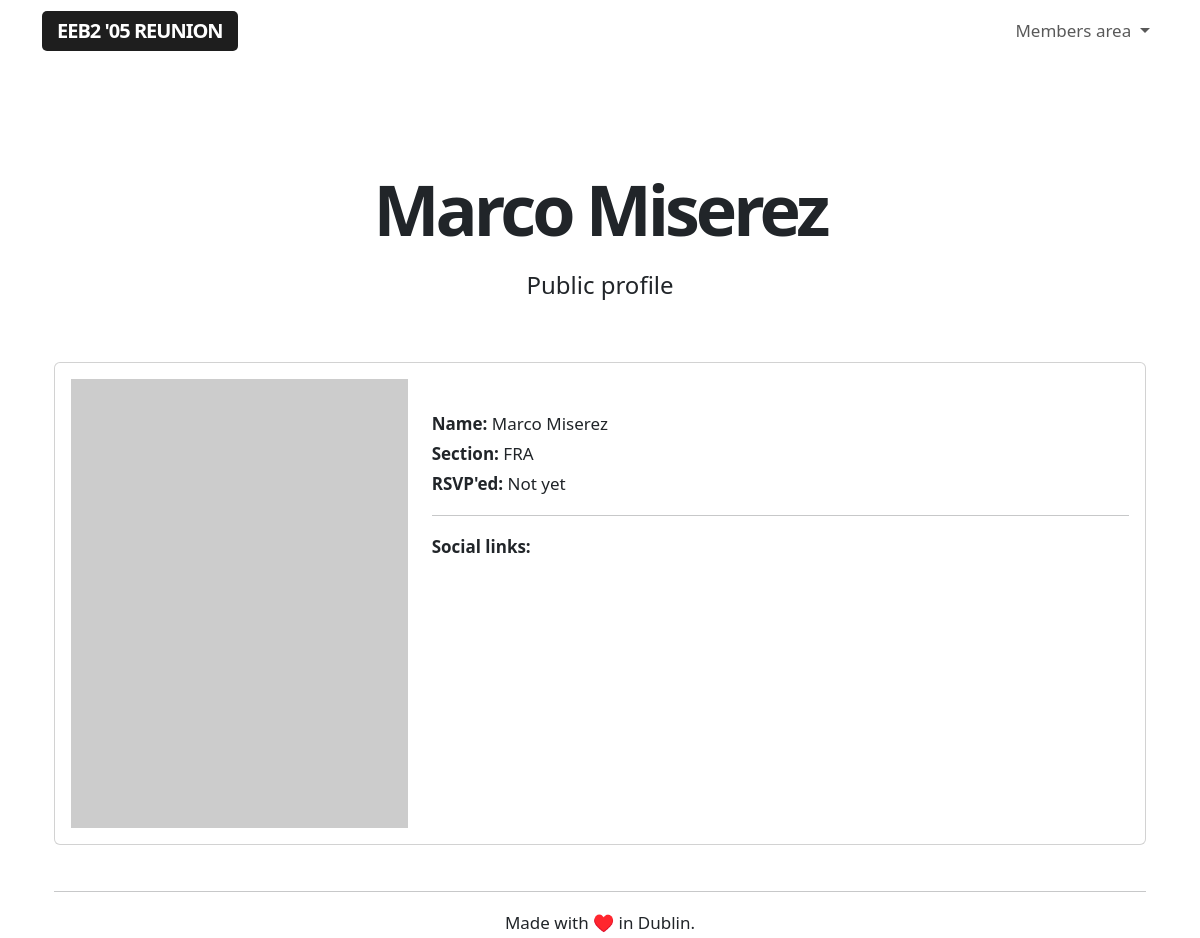
Before: /public/6 (signed in) with the older database file.
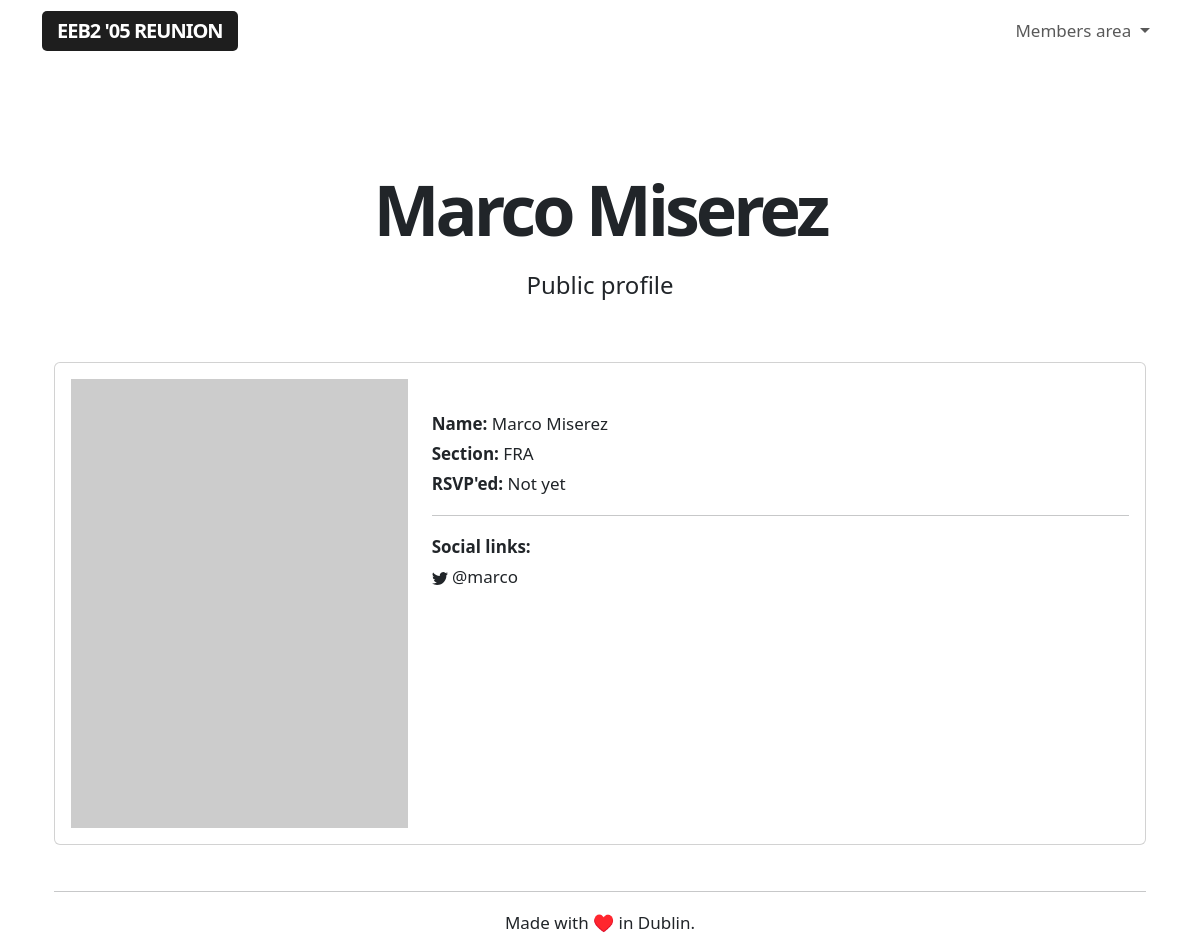
After: the same page with the newer database file.
### app/models.py (models this page shows, shortened)
class User(UserMixin, db.Model):
    id = db.Column(db.Integer, primary_key=True)
    username = db.Column(db.String(64), index=True, unique=True)
    name = db.Column(db.String(64), index=True, unique=False)
    section = db.Column(db.String(64), index=True, unique=False)
    email = db.Column(db.String(120), index=True, unique=True)
    password_hash = db.Column(db.String(128))
    role = db.Column(db.String(64), index=True, unique=False)
    rsvp = db.Column(db.String(64), index=True, unique=False)
    facebook = db.Column(db.String(64), index=True, unique=False)
    twitter = db.Column(db.String(64), index=True, unique=False)
    instagram = db.Column(db.String(64), index=True, unique=False)
    linkedin = db.Column(db.String(64), index=True, unique=False)
    snapchat = db.Column(db.String(64), index=True, unique=False)
    reddit = db.Column(db.String(64), index=True, unique=False)
    mastodon = db.Column(db.String(64), index=True, unique=False)
    tiktok = db.Column(db.String(64), index=True, unique=False)

### app/routes.py (the view)
@app.route('/public/<guestid>', methods=['GET'])
@login_required
def public(guestid):
    guest = Guest.query.filter_by(id=guestid).first()
    user = User.query.filter_by(email=guest.email).first()
    if guest.email is None:
        flash("This person has not registered yet.")
        return redirect(url_for('user', userid=current_user.id))
    else:
        return render_template('public.html', guestid=guestid, user=user)
    return render_template('public.html', guestid=guestid, user=user)

### app/models.py (called while the page is built)
@login.user_loader
def load_user(id):
    return User.query.get(int(id))

### app/templates/public.html (shortened to what this page needs)
{% extends "base.html" %}
{% block content %}
<div class="title">
    <h1>{{ user.name }}</h1>
    <h4>Public profile</h4>
</div>
<div class="container profile">
  <div class="row align-items-start">
    <div class="col-12">
        <div class="card">
            <div class="card-body">
                <div class="row align-items-start">
                    <div class="col-4">
                        <img class="placeholderimage" src="https://dummyimage.com/600x800/c2c2c2/fff.jpg&text=Profile+placeholder">
                    </div>
                    <div class="col-8">
                        <br>
                        <b>Name:</b> {{ user.name }}
                        <br>
                        <b>Section:</b> {{ user.section }}
                        <br>
                        <b>RSVP'ed:</b> {{ user.rsvp }}
                        <hr>
                        <b>Social links:</b>
                        <br>
                        {% if user.twitter %}
                         {{ user.twitter }}
                        <br>
                        {% endif %}
                    </div>
                </div>
            </div>
        </div>
    </div>
</div>
{% endblock %}

Changed rows visible on the page:
changed User "Marco Miserez": twitter (not shown) → "@marco"
